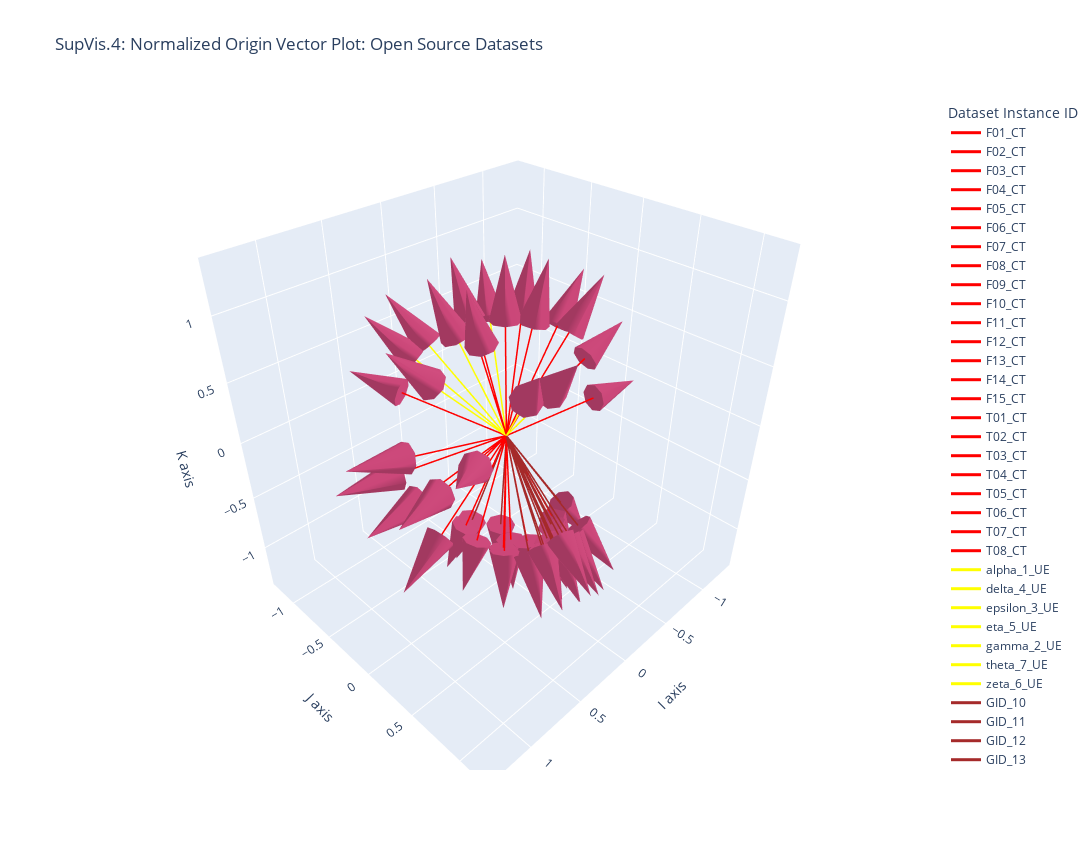

The notebook cell this image was saved under:
### Markdown cell above
The above 3D visualization clearly demonstrates that the open source datasets W by Wimmer et al. and O by Sieber et al. do not have this preferential orientation.
We look at the normalized orientation vector distribution below:

### Code cell
fig = go.Figure()

fig.add_traces(vectortraces_wim)
fig.add_traces(vectortraces_sib)
fig.add_traces(vectortraces_ger)


fig.update_layout(
    title='SupVis.4: Normalized Origin Vector Plot: Open Source Datasets',
    **global_layout_kwargs
)

fig.show()

### Figure 1 — Plotly figure (JSON) as saved in the notebook; plotly's stock layout.template omitted (floating-point values rounded to 4 significant figures)
{"data": [{"line": {"color": "red", "width": 3}, "mode": "lines", "name": "F01_CT", "type": "scatter3d", "x": [0, 0.3782], "y": [0, -0.9044], "z": [0, 0.1973]}, {"name": "F01_CT", "showscale": false, "type": "cone", "u": [0.3404], "v": [-0.814], "w": [0.1776], "x": [0.3707], "y": [-0.8864], "z": [0.1934]}, {"line": {"color": "red", "width": 3}, "mode": "lines", "name": "F02_CT", "type": "scatter3d", "x": [0, -0.2889], "y": [0, -0.1238], "z": [0, 0.9493]}, {"name": "F02_CT", "showscale": false, "type": "cone", "u": [-0.26], "v": [-0.1114], "w": [0.8544], "x": [-0.2831], "y": [-0.1213], "z": [0.9303]}, {"line": {"color": "red", "width": 3}, "mode": "lines", "name": "F03_CT", "type": "scatter3d", "x": [0, 0.2966], "y": [0, -0.2157], "z": [0, -0.9303]}, {"name": "F03_CT", "showscale": false, "type": "cone", "u": [0.267], "v": [-0.1942], "w": [-0.8373], "x": [0.2907], "y": [-0.2114], "z": [-0.9117]}, {"line": {"color": "red", "width": 3}, "mode": "lines", "name": "F04_CT", "type": "scatter3d", "x": [0, -0.9301], "y": [0, 0.0305], "z": [0, 0.366]}, {"name": "F04_CT", "showscale": false, "type": "cone", "u": [-0.8371], "v": [0.02745], "w": [0.3294], "x": [-0.9115], "y": [0.02989], "z": [0.3586]}, {"line": {"color": "red", "width": 3}, "mode": "lines", "name": "F05_CT", "type": "scatter3d", "x": [0, 0.7913], "y": [0, 0.4965], "z": [0, 0.3569]}, {"name": "F05_CT", "showscale": false, "type": "cone", "u": [0.7122], "v": [0.4468], "w": [0.3212], "x": [0.7755], "y": [0.4866], "z": [0.3497]}, {"line": {"color": "red", "width": 3}, "mode": "lines", "name": "F06_CT", "type": "scatter3d", "x": [0, 0.9789], "y": [0, -0.202], "z": [0, 0.03108]}, {"name": "F06_CT", "showscale": false, "type": "cone", "u": [0.881], "v": [-0.1818], "w": [0.02797], "x": [0.9593], "y": [-0.198], "z": [0.03045]}, {"line": {"color": "red", "width": 3}, "mode": "lines", "name": "F07_CT", "type": "scatter3d", "x": [0, 0.3601], "y": [0, 0], "z": [0, -0.9329]}, {"name": "F07_CT", "showscale": false, "type": "cone", "u": [0.3241], "v": [0], "w": [-0.8396], "x": [0.3529], "y": [0], "z": [-0.9143]}, {"line": {"color": "red", "width": 3}, "mode": "lines", "name": "F08_CT", "type": "scatter3d", "x": [0, -0.5622], "y": [0, 0.1562], "z": [0, 0.8121]}, {"name": "F08_CT", "showscale": false, "type": "cone", "u": [-0.506], "v": [0.1406], "w": [0.7309], "x": [-0.551], "y": [0.1531], "z": [0.7959]}, {"line": {"color": "red", "width": 3}, "mode": "lines", "name": "F09_CT", "type": "scatter3d", "x": [0, 0.3028], "y": [0, 0.2884], "z": [0, -0.9084]}, {"name": "F09_CT", "showscale": false, "type": "cone", "u": [0.2725], "v": [0.2595], "w": [-0.8175], "x": [0.2967], "y": [0.2826], "z": [-0.8902]}, {"line": {"color": "red", "width": 3}, "mode": "lines", "name": "F10_CT", "type": "scatter3d", "x": [0, 0.1088], "y": [0, 0.171], "z": [0, -0.9792]}, {"name": "F10_CT", "showscale": false, "type": "cone", "u": [0.09792], "v": [0.1539], "w": [-0.8813], "x": [0.1066], "y": [0.1676], "z": [-0.9597]}, {"line": {"color": "red", "width": 3}, "mode": "lines", "name": "F11_CT", "type": "scatter3d", "x": [0, 0.04668], "y": [0, 0.3112], "z": [0, -0.9492]}, {"name": "F11_CT", "showscale": false, "type": "cone", "u": [0.04201], "v": [0.2801], "w": [-0.8543], "x": [0.04575], "y": [0.305], "z": [-0.9302]}, {"line": {"color": "red", "width": 3}, "mode": "lines", "name": "F12_CT", "type": "scatter3d", "x": [0, 0.2583], "y": [0, 0.2311], "z": [0, -0.938]}, {"name": "F12_CT", "showscale": false, "type": "cone", "u": [0.2325], "v": [0.208], "w": [-0.8442], "x": [0.2531], "y": [0.2265], "z": [-0.9193]}, {"line": {"color": "red", "width": 3}, "mode": "lines", "name": "F13_CT", "type": "scatter3d", "x": [0, -0.07637], "y": [0, -0.09165], "z": [0, 0.9929]}, {"name": "F13_CT", "showscale": false, "type": "cone", "u": [-0.06874], "v": [-0.08248], "w": [0.8936], "x": [-0.07485], "y": [-0.08982], "z": [0.973]}, {"line": {"color": "red", "width": 3}, "mode": "lines", "name": "F14_CT", "type": "scatter3d", "x": [0, -0.2312], "y": [0, 0.06165], "z": [0, 0.971]}, {"name": "F14_CT", "showscale": false, "type": "cone", "u": [-0.2081], "v": [0.05548], "w": [0.8739], "x": [-0.2266], "y": [0.06042], "z": [0.9515]}, {"line": {"color": "red", "width": 3}, "mode": "lines", "name": "F15_CT", "type": "scatter3d", "x": [0, -0.04557], "y": [0, -0.4709], "z": [0, 0.881]}, {"name": "F15_CT", "showscale": false, "type": "cone", "u": [-0.04101], "v": [-0.4238], "w": [0.7929], "x": [-0.04466], "y": [-0.4615], "z": [0.8634]}, {"line": {"color": "red", "width": 3}, "mode": "lines", "name": "T01_CT", "type": "scatter3d", "x": [0, -0.6618], "y": [0, -0.06787], "z": [0, 0.7466]}, {"name": "T01_CT", "showscale": false, "type": "cone", "u": [-0.5956], "v": [-0.06109], "w": [0.672], "x": [-0.6485], "y": [-0.06652], "z": [0.7317]}, {"line": {"color": "red", "width": 3}, "mode": "lines", "name": "T02_CT", "type": "scatter3d", "x": [0, 0.8713], "y": [0, 0.1394], "z": [0, -0.4705]}, {"name": "T02_CT", "showscale": false, "type": "cone", "u": [0.7842], "v": [0.1255], "w": [-0.4235], "x": [0.8539], "y": [0.1366], "z": [-0.4611]}, {"line": {"color": "red", "width": 3}, "mode": "lines", "name": "T03_CT", "type": "scatter3d", "x": [0, 0.2747], "y": [0, 0.01526], "z": [0, 0.9614]}, {"name": "T03_CT", "showscale": false, "type": "cone", "u": [0.2472], "v": [0.01373], "w": [0.8653], "x": [0.2692], "y": [0.01496], "z": [0.9422]}, {"line": {"color": "red", "width": 3}, "mode": "lines", "name": "T04_CT", "type": "scatter3d", "x": [0, 0.9562], "y": [0, 0.2776], "z": [0, 0.09254]}, {"name": "T04_CT", "showscale": false, "type": "cone", "u": [0.8606], "v": [0.2499], "w": [0.08328], "x": [0.9371], "y": [0.2721], "z": [0.09069]}, {"line": {"color": "red", "width": 3}, "mode": "lines", "name": "T05_CT", "type": "scatter3d", "x": [0, -0.3179], "y": [0, 0.2724], "z": [0, -0.9082]}, {"name": "T05_CT", "showscale": false, "type": "cone", "u": [-0.2861], "v": [0.2452], "w": [-0.8173], "x": [-0.3115], "y": [0.267], "z": [-0.89]}, {"line": {"color": "red", "width": 3}, "mode": "lines", "name": "T06_CT", "type": "scatter3d", "x": [0, 0.9677], "y": [0, -0.09365], "z": [0, 0.2341]}, {"name": "T06_CT", "showscale": false, "type": "cone", "u": [0.8709], "v": [-0.08428], "w": [0.2107], "x": [0.9483], "y": [-0.09177], "z": [0.2294]}, {"line": {"color": "red", "width": 3}, "mode": "lines", "name": "T07_CT", "type": "scatter3d", "x": [0, 0.9957], "y": [0, 0.06529], "z": [0, -0.06529]}, {"name": "T07_CT", "showscale": false, "type": "cone", "u": [0.8962], "v": [0.05876], "w": [-0.05876], "x": [0.9758], "y": [0.06399], "z": [-0.06399]}, {"line": {"color": "red", "width": 3}, "mode": "lines", "name": "T08_CT", "type": "scatter3d", "x": [0, -0.9934], "y": [0, 0.1104], "z": [0, -0.03154]}, {"name": "T08_CT", "showscale": false, "type": "cone", "u": [-0.8941], "v": [0.09934], "w": [-0.02838], "x": [-0.9735], "y": [0.1082], "z": [-0.03091]}, {"line": {"color": "yellow", "width": 3}, "mode": "lines", "name": "alpha_1_UE", "type": "scatter3d", "x": [0, 0.3482], "y": [0, 0.5625], "z": [0, 0.7499]}, {"name": "alpha_1_UE", "showscale": false, "type": "cone", "u": [0.3134], "v": [0.5062], "w": [0.6749], "x": [0.3412], "y": [0.5512], "z": [0.7349]}, {"line": {"color": "yellow", "width": 3}, "mode": "lines", "name": "delta_4_UE", "type": "scatter3d", "x": [0, 0.1665], "y": [0, 0.6244], "z": [0, 0.7632]}, {"name": "delta_4_UE", "showscale": false, "type": "cone", "u": [0.1499], "v": [0.562], "w": [0.6868], "x": [0.1632], "y": [0.6119], "z": [0.7479]}, {"line": {"color": "yellow", "width": 3}, "mode": "lines", "name": "epsilon_3_UE", "type": "scatter3d", "x": [0, 0.4262], "y": [0, -0.6187], "z": [0, 0.66]}, {"name": "epsilon_3_UE", "showscale": false, "type": "cone", "u": [0.3836], "v": [-0.5568], "w": [0.594], "x": [0.4177], "y": [-0.6063], "z": [0.6468]}, {"line": {"color": "yellow", "width": 3}, "mode": "lines", "name": "eta_5_UE", "type": "scatter3d", "x": [0, 0.2944], "y": [0, -0.6017], "z": [0, 0.7425]}, {"name": "eta_5_UE", "showscale": false, "type": "cone", "u": [0.265], "v": [-0.5415], "w": [0.6682], "x": [0.2885], "y": [-0.5896], "z": [0.7276]}, {"line": {"color": "yellow", "width": 3}, "mode": "lines", "name": "gamma_2_UE", "type": "scatter3d", "x": [0, 0.2737], "y": [0, -0.2737], "z": [0, 0.922]}, {"name": "gamma_2_UE", "showscale": false, "type": "cone", "u": [0.2464], "v": [-0.2464], "w": [0.8298], "x": [0.2683], "y": [-0.2683], "z": [0.9036]}, {"line": {"color": "yellow", "width": 3}, "mode": "lines", "name": "theta_7_UE", "type": "scatter3d", "x": [0, -0.3447], "y": [0, -0.5568], "z": [0, 0.7557]}, {"name": "theta_7_UE", "showscale": false, "type": "cone", "u": [-0.3102], "v": [-0.5012], "w": [0.6801], "x": [-0.3378], "y": [-0.5457], "z": [0.7406]}, {"line": {"color": "yellow", "width": 3}, "mode": "lines", "name": "zeta_6_UE", "type": "scatter3d", "x": [0, 0.6671], "y": [0, -0.1112], "z": [0, 0.7366]}, {"name": "zeta_6_UE", "showscale": false, "type": "cone", "u": [0.6004], "v": [-0.1001], "w": [0.6629], "x": [0.6538], "y": [-0.109], "z": [0.7219]}, {"line": {"color": "brown", "width": 3}, "mode": "lines", "name": "GID_10", "type": "scatter3d", "x": [0, 0.1273], "y": [0, 0.8272], "z": [0, -0.5472]}, {"name": "GID_10", "showscale": false, "type": "cone", "u": [0.1145], "v": [0.7445], "w": [-0.4925], "x": [0.1247], "y": [0.8107], "z": [-0.5363]}, {"line": {"color": "brown", "width": 3}, "mode": "lines", "name": "GID_11", "type": "scatter3d", "x": [0, 0.3729], "y": [0, 0.6492], "z": [0, -0.663]}, {"name": "GID_11", "showscale": false, "type": "cone", "u": [0.3356], "v": [0.5842], "w": [-0.5967], "x": [0.3655], "y": [0.6362], "z": [-0.6497]}, {"line": {"color": "brown", "width": 3}, "mode": "lines", "name": "GID_12", "type": "scatter3d", "x": [0, -0.0499], "y": [0, 0.4616], "z": [0, -0.8857]}, {"name": "GID_12", "showscale": false, "type": "cone", "u": [-0.04491], "v": [0.4154], "w": [-0.7971], "x": [-0.0489], "y": [0.4523], "z": [-0.868]}, {"line": {"color": "brown", "width": 3}, "mode": "lines", "name": "GID_13", "type": "scatter3d", "x": [0, 0.02769], "y": [0, 0.5953], "z": [0, -0.803]}, {"name": "GID_13", "showscale": false, "type": "cone", "u": [0.02492], "v": [0.5358], "w": [-0.7227], "x": [0.02714], "y": [0.5834], "z": [-0.7869]}, {"line": {"color": "brown", "width": 3}, "mode": "lines", "name": "GID_14", "type": "scatter3d", "x": [0, -0.2313], "y": [0, 0.3401], "z": [0, -0.9115]}, {"name": "GID_14", "showscale": false, "type": "cone", "u": [-0.2081], "v": [0.3061], "w": [-0.8204], "x": [-0.2267], "y": [0.3333], "z": [-0.8933]}, {"line": {"color": "brown", "width": 3}, "mode": "lines", "name": "GID_15", "type": "scatter3d", "x": [0, 0.01447], "y": [0, -0.05787], "z": [0, -0.9982]}, {"name": "GID_15", "showscale": false, "type": "cone", "u": [0.01302], "v": [-0.05208], "w": [-0.8984], "x": [0.01418], "y": [-0.05671], "z": [-0.9783]}, {"line": {"color": "brown", "width": 3}, "mode": "lines", "name": "GID_16", "type": "scatter3d", "x": [0, -0.06465], "y": [0, 0.5172], "z": [0, -0.8534]}, {"name": "GID_16", "showscale": false, "type": "cone", "u": [-0.05819], "v": [0.4655], "w": [-0.7681], "x": [-0.06336], "y": [0.5069], "z": [-0.8363]}, {"line": {"color": "brown", "width": 3}, "mode": "lines", "name": "GID_18", "type": "scatter3d", "x": [0, 0.06075], "y": [0, 0.5225], "z": [0, -0.8505]}, {"name": "GID_18", "showscale": false, "type": "cone", "u": [0.05468], "v": [0.4702], "w": [-0.7655], "x": [0.05954], "y": [0.512], "z": [-0.8335]}, {"line": {"color": "brown", "width": 3}, "mode": "lines", "name": "GID_19", "type": "scatter3d", "x": [0, -0.2134], "y": [0, 0.6653], "z": [0, -0.7155]}, {"name": "GID_19", "showscale": false, "type": "cone", "u": [-0.192], "v": [0.5987], "w": [-0.6439], "x": [-0.2091], "y": [0.652], "z": [-0.7012]}, {"line": {"color": "brown", "width": 3}, "mode": "lines", "name": "GID_20", "type": "scatter3d", "x": [0, 0.3498], "y": [0, 0.772], "z": [0, -0.5307]}, {"name": "GID_20", "showscale": false, "type": "cone", "u": [0.3148], "v": [0.6948], "w": [-0.4777], "x": [0.3428], "y": [0.7565], "z": [-0.5201]}, {"line": {"color": "brown", "width": 3}, "mode": "lines", "name": "GID_21", "type": "scatter3d", "x": [0, 0], "y": [0, 0.7629], "z": [0, -0.6465]}, {"name": "GID_21", "showscale": false, "type": "cone", "u": [0], "v": [0.6866], "w": [-0.5819], "x": [0], "y": [0.7476], "z": [-0.6336]}, {"line": {"color": "brown", "width": 3}, "mode": "lines", "name": "GID_23", "type": "scatter3d", "x": [0, 0.0987], "y": [0, 0.6785], "z": [0, -0.7279]}, {"name": "GID_23", "showscale": false, "type": "cone", "u": [0.08883], "v": [0.6107], "w": [-0.6551], "x": [0.09672], "y": [0.665], "z": [-0.7133]}, {"line": {"color": "brown", "width": 3}, "mode": "lines", "name": "GID_24", "type": "scatter3d", "x": [0, 0.2476], "y": [0, 0.8666], "z": [0, -0.4333]}, {"name": "GID_24", "showscale": false, "type": "cone", "u": [0.2228], "v": [0.7799], "w": [-0.39], "x": [0.2426], "y": [0.8492], "z": [-0.4246]}, {"line": {"color": "brown", "width": 3}, "mode": "lines", "name": "GID_5", "type": "scatter3d", "x": [0, 0], "y": [0, 0.5633], "z": [0, -0.8262]}, {"name": "GID_5", "showscale": false, "type": "cone", "u": [0], "v": [0.507], "w": [-0.7436], "x": [0], "y": [0.5521], "z": [-0.8097]}, {"line": {"color": "brown", "width": 3}, "mode": "lines", "name": "GID_6", "type": "scatter3d", "x": [0, 0.1042], "y": [0, 0.6901], "z": [0, -0.7162]}, {"name": "GID_6", "showscale": false, "type": "cone", "u": [0.09375], "v": [0.6211], "w": [-0.6445], "x": [0.1021], "y": [0.6763], "z": [-0.7018]}, {"line": {"color": "brown", "width": 3}, "mode": "lines", "name": "GID_8", "type": "scatter3d", "x": [0, -0.4606], "y": [0, 0.2438], "z": [0, -0.8535]}, {"name": "GID_8", "showscale": false, "type": "cone", "u": [-0.4145], "v": [0.2195], "w": [-0.7681], "x": [-0.4514], "y": [0.239], "z": [-0.8364]}, {"line": {"color": "brown", "width": 3}, "mode": "lines", "name": "GID_9", "type": "scatter3d", "x": [0, 0.1927], "y": [0, -0.2477], "z": [0, -0.9495]}, {"name": "GID_9", "showscale": false, "type": "cone", "u": [0.1734], "v": [-0.2229], "w": [-0.8545], "x": [0.1888], "y": [-0.2427], "z": [-0.9305]}], "layout": {"height": 850, "legend": {"title": {"text": "Dataset Instance ID"}}, "scene": {"xaxis": {"title": {"text": "I axis"}}, "yaxis": {"title": {"text": "J axis"}}, "zaxis": {"title": {"text": "K axis"}}}, "title": {"text": "SupVis.4: Normalized Origin Vector Plot: Open Source Datasets"}, "width": 1500}}
